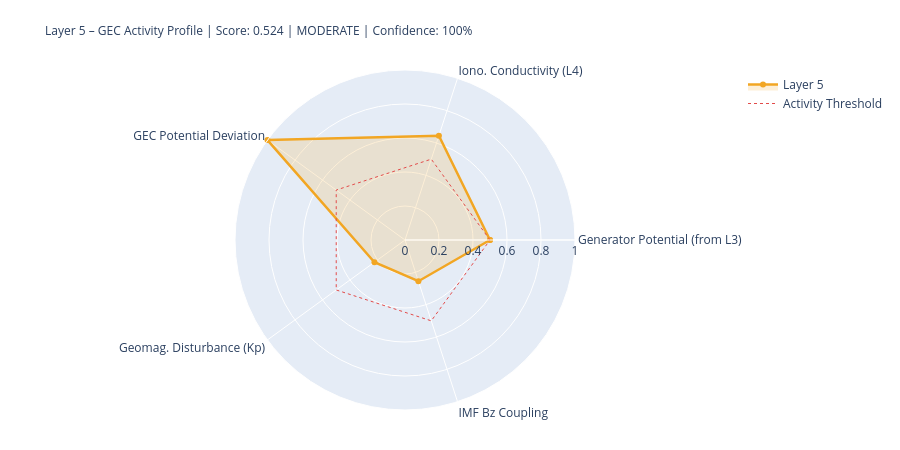

The code cell stored with this chart in its notebook:
### Markdown cell above
---
## 5. State Assessment & Handoff to Layer 6

### Code cell
# ============================================================
# LAYER-5-SCORE
# ============================================================

# Components
# 1) Generator activity (Layer-3-driven)
gen_score = norm(generator_strength, 0.3, 2.0)
gen_src   = 'from_layer3' if l3_thunder_score is not None else 'estimated'

# 2) Ionospheric conductivity (Layer-4-driven)
iono_score = norm(iono_cond_factor, 0.7, 1.4)
iono_src   = 'from_layer4' if l4_ioniz is not None else 'estimated'

# 3) GEC potential deviation from reference
pot_score = norm(abs(delta_V_pct), 0, 30)  # 0 = at reference, 1 = 30% deviation
pot_src   = 'derived'

# 4) Geomagnetic disturbance (Kp) – modulates vertical currents
kp_score = norm(kp_val, 0, 9)
kp_src   = 'primary' if kp_now is not None else 'from_layer4'

# 5) IMF Bz coupling (southward = stronger M-I coupling → GEC influence)
bz_score = norm(-(bz_now or 0), -5, 30) if bz_now is not None else None
bz_src   = 'primary' if bz_now is not None else 'missing'

COMPONENTS = {
    'Generator Potential (from L3)':  {'score': gen_score,   'source': 'derived_from_layer3', 'dynamic': True},
    'Iono. Conductivity (L4)':      {'score': iono_score,  'source': iono_src, 'dynamic': True},
    'GEC Potential Deviation':      {'score': pot_score,   'source': pot_src,  'dynamic': True},
    'Geomag. Disturbance (Kp)':         {'score': kp_score,    'source': kp_src,   'dynamic': True},
    'IMF Bz Coupling':               {'score': bz_score,    'source': bz_src,   'dynamic': True},
}

available   = {k: v['score'] for k, v in COMPONENTS.items() if v['score'] is not None}
unavailable = [k for k, v in COMPONENTS.items() if v['score'] is None]
layer5_score = round(sum(available.values()) / len(available), 4) if available else None
confidence   = round(len(available) / len(COMPONENTS), 2)
level = ('unknown' if layer5_score is None
         else 'quiet'   if layer5_score < 0.3
         else 'moderate' if layer5_score < 0.6
         else 'active')
dominant_l5 = max(available, key=available.get) if available else 'none'

# Kp consistency: separate 1-min raw value from score value
kp_1m_raw   = kp_now          # directly from API (can be 0.0 during live measurement)
kp_for_score = kp_val          # from Layer-0 context or estimated value if needed
kp_score_src = kp_src

W = 68
print('=' * W)
print('LAYER 5 – GLOBAL ELECTRIC CIRCUIT – STATE ASSESSMENT')
print('=' * W)
for name, comp in COMPONENTS.items():
    s = comp['score']
    if s is not None:
        bar = '█' * int(s*20) + '░' * (20-int(s*20))
        print(f'  {name:<34} {bar}  {s:.3f}  [{comp["source"]}]')
    else:
        print(f'  {name:<34} {"─"*20}  n/a   [missing]')
print('-' * W)
print(f'  Score:         {layer5_score:.3f}  ({len(available)}/{len(COMPONENTS)} components)')
print(f'  Confidence:    {confidence:.0%}')
print(f'  Level:         {level.upper()}')
print(f'  Dominant:      {dominant_l5}')
print(f'  V_iono:        {V_iono_mod:.1f} kV  (Δ {delta_V_pct:+.1f}% vs. Ref)')
print(f'  I_total:       {I_total_mod:.1f} A   (Δ {delta_I_pct:+.1f}% vs. Ref)')
print('=' * W)

# Radar
cats   = list(available.keys())
vals_r = list(available.values())
if len(cats) >= 3:
    fig = go.Figure()
    fig.add_trace(go.Scatterpolar(
        r=vals_r + [vals_r[0]], theta=cats + [cats[0]],
        fill='toself', fillcolor='rgba(242,166,35,0.18)',
        line=dict(color='#F2A623', width=2.5), name='Layer 5'
    ))
    fig.add_trace(go.Scatterpolar(
        r=[0.5]*(len(cats)+1), theta=cats+[cats[0]],
        line=dict(color='#E24B4A', dash='dot', width=1),
        mode='lines', name='Activity Threshold'
    ))
    fig.update_layout(
        title=dict(
            text=f'Layer 5 – GEC Activity Profile | Score: {layer5_score:.3f} | {level.upper()} | Confidence: {confidence:.0%}',
            font=dict(size=12)
        ),
        polar=dict(radialaxis=dict(visible=True, range=[0,1])),
        height=450, showlegend=True,
        margin=dict(l=80, r=80, t=70, b=40)
    )
    fig.show()

### Figure 1 — Plotly figure (JSON) as saved in the notebook; plotly's stock layout.template omitted (floating-point values rounded to 4 significant figures)
{"data": [{"fill": "toself", "fillcolor": "rgba(242,166,35,0.18)", "line": {"color": "#F2A623", "width": 2.5}, "name": "Layer 5", "r": [0.5, 0.6454, 1.0, 0.2222, 0.2549, 0.5], "theta": ["Generator Potential (from L3)", "Iono. Conductivity (L4)", "GEC Potential Deviation", "Geomag. Disturbance (Kp)", "IMF Bz Coupling", "Generator Potential (from L3)"], "type": "scatterpolar"}, {"line": {"color": "#E24B4A", "dash": "dot", "width": 1}, "mode": "lines", "name": "Activity Threshold", "r": [0.5, 0.5, 0.5, 0.5, 0.5, 0.5], "theta": ["Generator Potential (from L3)", "Iono. Conductivity (L4)", "GEC Potential Deviation", "Geomag. Disturbance (Kp)", "IMF Bz Coupling", "Generator Potential (from L3)"], "type": "scatterpolar"}], "layout": {"height": 450, "margin": {"b": 40, "l": 80, "r": 80, "t": 70}, "polar": {"radialaxis": {"range": [0, 1], "visible": true}}, "showlegend": true, "title": {"font": {"size": 12}, "text": "Layer 5 – GEC Activity Profile | Score: 0.524 | MODERATE | Confidence: 100%"}}}
